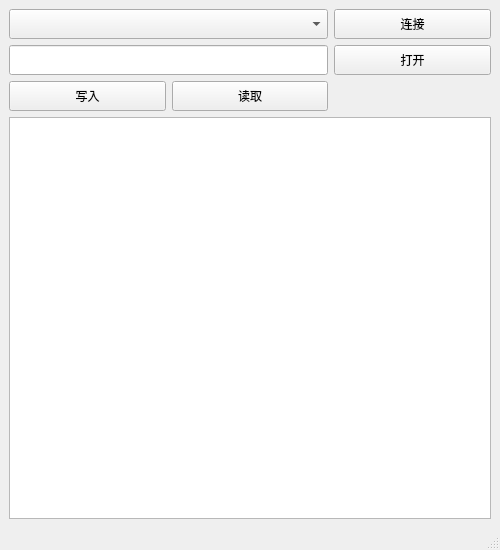
<?xml version="1.0" encoding="UTF-8"?>
<ui version="4.0">
 <class>myMainWindow</class>
 <widget class="QMainWindow" name="myMainWindow">
  <property name="geometry">
   <rect>
    <x>0</x>
    <y>0</y>
    <width>500</width>
    <height>550</height>
   </rect>
  </property>
  <property name="minimumSize">
   <size>
    <width>500</width>
    <height>550</height>
   </size>
  </property>
  <property name="maximumSize">
   <size>
    <width>500</width>
    <height>550</height>
   </size>
  </property>
  <property name="windowTitle">
   <string>FOETool</string>
  </property>
  <widget class="QWidget" name="centralwidget">
   <layout class="QGridLayout" name="gridLayout_2">
    <item row="0" column="0">
     <layout class="QVBoxLayout" name="verticalLayout">
      <item>
       <layout class="QGridLayout" name="gridLayout">
        <item row="2" column="0">
         <widget class="QPushButton" name="pushButton_write">
          <property name="minimumSize">
           <size>
            <width>0</width>
            <height>30</height>
           </size>
          </property>
          <property name="maximumSize">
           <size>
            <width>16777215</width>
            <height>30</height>
           </size>
          </property>
          <property name="text">
           <string>写入</string>
          </property>
         </widget>
        </item>
        <item row="2" column="1">
         <widget class="QPushButton" name="pushButton_read">
          <property name="minimumSize">
           <size>
            <width>0</width>
            <height>30</height>
           </size>
          </property>
          <property name="maximumSize">
           <size>
            <width>16777215</width>
            <height>30</height>
           </size>
          </property>
          <property name="text">
           <string>读取</string>
          </property>
         </widget>
        </item>
        <item row="1" column="0" colspan="2">
         <widget class="QLineEdit" name="lineEdit_file">
          <property name="minimumSize">
           <size>
            <width>0</width>
            <height>30</height>
           </size>
          </property>
          <property name="maximumSize">
           <size>
            <width>16777215</width>
            <height>30</height>
           </size>
          </property>
          <property name="readOnly">
           <bool>true</bool>
          </property>
         </widget>
        </item>
        <item row="0" column="0" colspan="2">
         <widget class="QComboBox" name="comboBox_eth">
          <property name="minimumSize">
           <size>
            <width>0</width>
            <height>30</height>
           </size>
          </property>
          <property name="maximumSize">
           <size>
            <width>16777215</width>
            <height>30</height>
           </size>
          </property>
         </widget>
        </item>
        <item row="1" column="2">
         <widget class="QPushButton" name="pushButton_open">
          <property name="minimumSize">
           <size>
            <width>0</width>
            <height>30</height>
           </size>
          </property>
          <property name="maximumSize">
           <size>
            <width>16777215</width>
            <height>30</height>
           </size>
          </property>
          <property name="text">
           <string>打开</string>
          </property>
         </widget>
        </item>
        <item row="0" column="2">
         <widget class="QPushButton" name="pushButton_connect">
          <property name="minimumSize">
           <size>
            <width>0</width>
            <height>30</height>
           </size>
          </property>
          <property name="maximumSize">
           <size>
            <width>16777215</width>
            <height>30</height>
           </size>
          </property>
          <property name="text">
           <string>连接</string>
          </property>
         </widget>
        </item>
       </layout>
      </item>
      <item>
       <widget class="QTextBrowser" name="textBrowser"/>
      </item>
     </layout>
    </item>
   </layout>
  </widget>
  <widget class="QMenuBar" name="menubar">
   <property name="geometry">
    <rect>
     <x>0</x>
     <y>0</y>
     <width>500</width>
     <height>26</height>
    </rect>
   </property>
  </widget>
  <widget class="QStatusBar" name="statusbar"/>
 </widget>
 <resources/>
 <connections/>
</ui>
